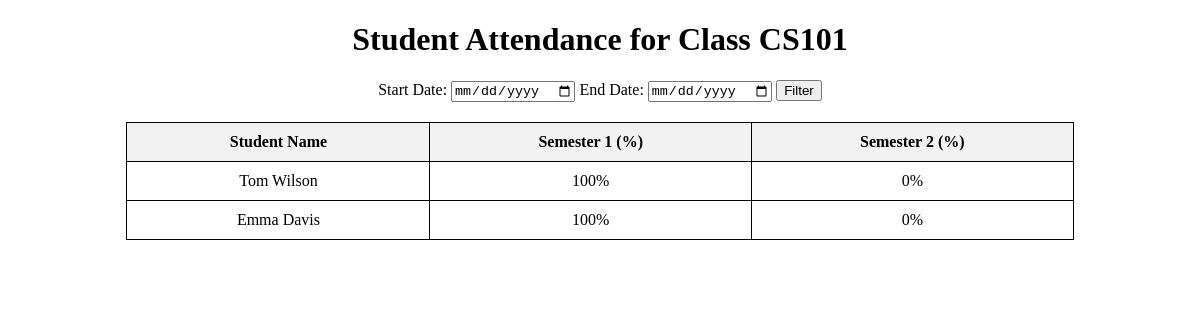
Page /Teacher/ViewStudents.php (signed in) on the committed database.
### tables this page shows
CREATE TABLE `tbl_class` (
  `class_id` int(11) NOT NULL,
  `class_name` varchar(60) NOT NULL,
  `course_id` int(11) NOT NULL,
  `teacher_id` int(11) NOT NULL,
  `academicyear_id` int(11) NOT NULL
);

CREATE TABLE `tbl_semester` (
  `semester_id` int(11) NOT NULL,
  `semester_name` varchar(60) NOT NULL
);

CREATE TABLE `tbl_student` (
  `student_id` int(11) NOT NULL,
  `student_name` varchar(60) NOT NULL,
  `student_email` varchar(60) NOT NULL,
  `student_contact` varchar(60) NOT NULL,
  `student_address` varchar(60) NOT NULL,
  `student_photo` varchar(60) NOT NULL,
  `student_gender` varchar(60) NOT NULL,
  `student_password` varchar(60) NOT NULL,
  `class_id` int(11) NOT NULL
);

### Teacher/ViewStudents.php (the view, shortened to what this page needs)
<?php
include("../Assets/Connection/Connection.php");
    ?>
    <?php
$teacher_id = $_SESSION['tid'];
$selClass = "SELECT class_id, class_name FROM tbl_class WHERE teacher_id='$teacher_id'";
$resultClass = $Con->query($selClass);
if ($rowClass = $resultClass->fetch_assoc()) {
    $class_id = $rowClass['class_id'];
    $class_name = $rowClass['class_name'];
}
?>
<!DOCTYPE html>
<html xmlns="http://www.w3.org/1999/xhtml">
<head>
</head>
<body>
<div id="tab" align="center">
    <h1 align="center">Student Attendance for Class <?php echo $class_name; ?></h1>
    <div class="form-container">
        <form method="post" action="">
            <label for="start_date">Start Date:</label>
            <input type="date" name="start_date" id="start_date" required />
            <label for="end_date">End Date:</label>
            <input type="date" name="end_date" id="end_date" required />
            <input type="submit" name="btn_filter" value="Filter" />
        </form>
    </div>
    <?php
    $start_date = isset($_POST['start_date']) ? $_POST['start_date'] : date('Y-m-01');
    $end_date = isset($_POST['end_date']) ? $_POST['end_date'] : date('Y-m-t');
    if ($start_date > $end_date) {
        echo '<p class="error">Start date cannot be after end date.</p>';
    } else {
        $selSemesters = "SELECT DISTINCT s.semester_id, s.semester_name
                         FROM tbl_classsem cs
                         INNER JOIN tbl_semester s ON cs.semester_id = s.semester_id
                         WHERE cs.class_id='$class_id'";
        $resultSemesters = $Con->query($selSemesters);
        $semesters = [];
        while ($rowSemester = $resultSemesters->fetch_assoc()) {
            $semesters[] = $rowSemester;
        }
        if (empty($semesters)) {
            echo '<p class="error">No semesters found for this class.</p>';
        } else {
            $selStudents = "SELECT student_id, student_name FROM tbl_student WHERE class_id='$class_id'";
            $resultStudents = $Con->query($selStudents);
            if ($resultStudents->num_rows > 0) {
                ?>
                <table border="1">
                    <tr>
                        <th>Student Name</th>
                        <?php
                        foreach ($semesters as $semester) {
                            echo '<th>' . $semester['semester_name'] . ' (%)</th>';
                        }
                        ?>
                    </tr>
                    <?php
                    while ($student = $resultStudents->fetch_assoc()) {
                        $student_id = $student['student_id'];
                        echo '<tr>';
                        echo '<td>' . $student['student_name'] . '</td>';
                        foreach ($semesters as $semester) {
                            $semester_id = $semester['semester_id'];
                            $selAttendance = "SELECT
                                                COUNT(*) AS total_sessions,
                                                SUM(CASE WHEN attendance_status = 'Present' THEN 1 ELSE 0 END) AS present_sessions
                                              FROM tbl_attendance
                                              WHERE student_id='$student_id'
                                              AND semester_id='$semester_id'
                                              AND attendance_date BETWEEN '$start_date' AND '$end_date'";
                            $resultAttendance = $Con->query($selAttendance);
                            $attendance = $resultAttendance->fetch_assoc();
                            $total = $attendance['total_sessions'];
                            $present = $attendance['present_sessions'];
                            $percentage = $total > 0 ? round(($present / $total) * 100, 2) : 0;
                            echo '<td>' . $percentage . '%</td>';
                        }
                        echo '</tr>';
                    }
                    ?>
                </table>
                <?php
            } else {
                echo '<p class="error">No students found in this class.</p>';
            }
        }
    }
    ?>
</div>
</body>
</html>

### Teacher/ViewStudents.php (style rules this page uses)
table { border-collapse: collapse; width: 80%; margin: 20px auto; }
th, td { border: 1px solid black; padding: 10px; text-align: center; }
th { background-color: #f2f2f2; }
.form-container { margin: 20px auto; text-align: center; }

### rows in the picture
tbl_class: class_name "CS101"
tbl_semester: semester_name "Semester 1", percentage "100"
tbl_semester: semester_name "Semester 2", percentage "0"
tbl_student: student_name "Tom Wilson"
tbl_student: student_name "Emma Davis"
